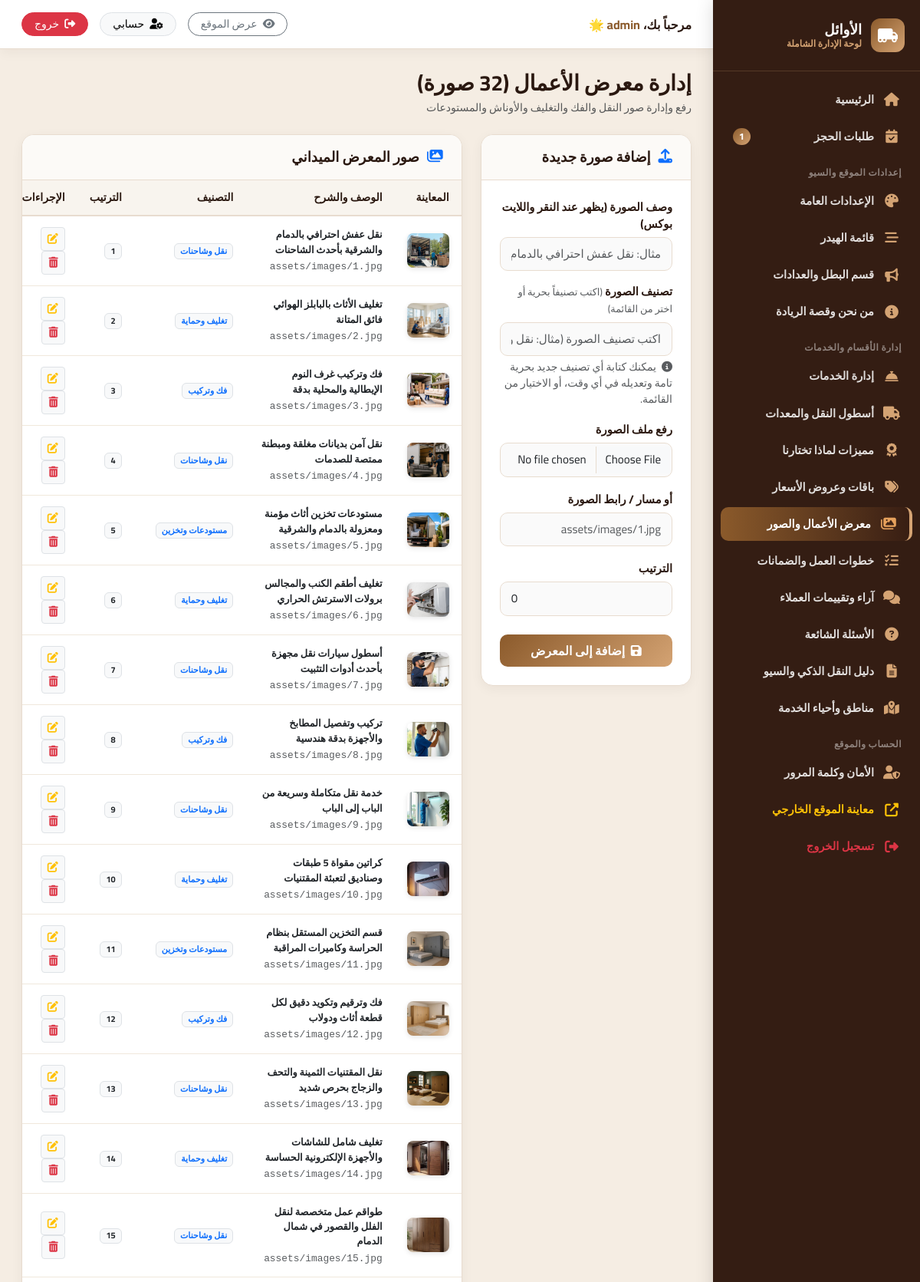
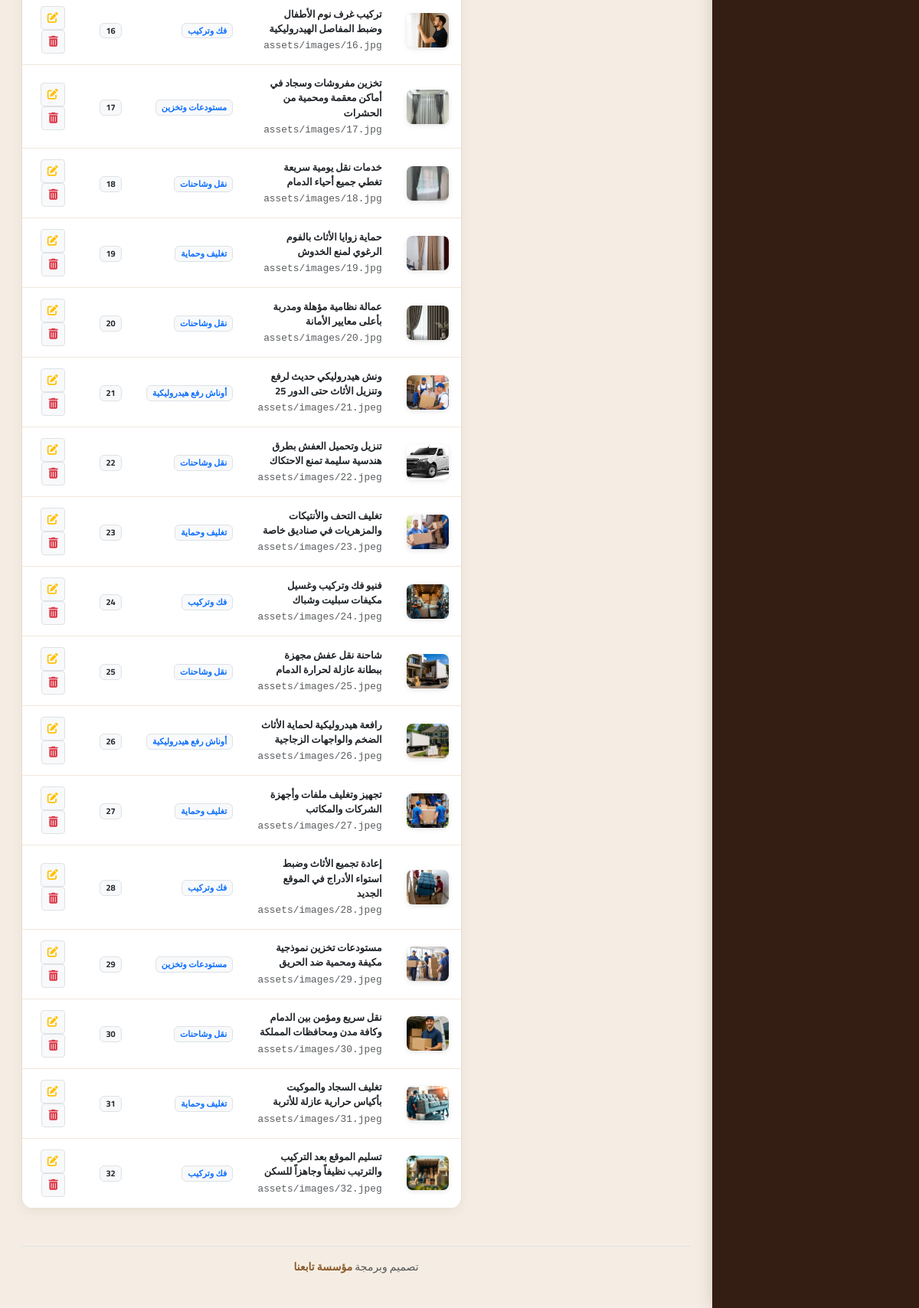
Screenshot of /admin/gallery.php (signed in) with the database file from the repository (2 pictures, top to bottom).
### tables this page shows
CREATE TABLE gallery (
  id INTEGER PRIMARY KEY AUTOINCREMENT,
  image TEXT NOT NULL,
  caption TEXT NOT NULL,
  category TEXT DEFAULT 'moving',
  sort_order INTEGER DEFAULT 0
);

### includes/functions.php (called while the page is built, shortened)
<?php
function get_all_settings() {
    return $GLOBALS['_cached_settings'];
}
function get_setting($key, $default = '') {
    $settings = get_all_settings();
    return isset($settings[$key]) && $settings[$key] !== '' ? $settings[$key] : $default;
}
function asset_url($path) {
    return SITE_URL . '/' . ltrim($path, '/');
}

### admin/gallery.php (the view, shortened to what this page needs)
<?php
require_once __DIR__ . '/includes/admin_header.php';
$edit_item = null;
$gallery_items = $pdo->query("SELECT * FROM gallery ORDER BY sort_order ASC, id ASC")->fetchAll();
?>
<div class="d-flex align-items-center justify-content-between mb-4">
  <div>
    <h3 class="fw-bold mb-1" style="color:var(--text-dark);">إدارة معرض الأعمال (<?= count($gallery_items) ?> صورة)</h3>
    <p class="text-muted small mb-0">رفع وإدارة صور النقل والفك والتغليف والأوناش والمستودعات</p>
  </div>
</div>
<div class="row g-4">
  <div class="col-lg-4">
    <div class="content-card">
      <div class="content-card-header">
        <h5>
          <i class="fas <?= $edit_item ? 'fa-edit text-warning' : 'fa-upload text-primary' ?>"></i>
          <?= $edit_item ? 'تعديل الصورة' : 'إضافة صورة جديدة' ?>
        </h5>
      </div>
      <div class="content-card-body">
        <form method="POST" action="gallery.php" enctype="multipart/form-data">
          <div class="mb-3">
            <label class="form-label">وصف الصورة (يظهر عند النقر واللايت بوكس)</label>
            <input type="text" name="caption" class="form-control" value="<?= htmlspecialchars($edit_item['caption'] ?? '') ?>" required placeholder="مثال: نقل عفش احترافي بالدمام والشرقية" />
          </div>
          <div class="mb-3">
            <label class="form-label fw-bold">تصنيف الصورة <small class="text-muted fw-normal">(اكتب تصنيفاً بحرية أو اختر من القائمة)</small></label>
            <input type="text" name="category" list="categoriesList" class="form-control" value="<?= htmlspecialchars($edit_item['category'] ?? '') ?>" required placeholder="اكتب تصنيف الصورة (مثال: نقل وشاحنات، تغليف، فك وتركيب...)" autocomplete="off" />
            <div class="form-text text-muted small"><i class="fas fa-info-circle me-1"></i> يمكنك كتابة أي تصنيف جديد بحرية تامة وتعديله في أي وقت، أو الاختيار من القائمة.</div>
          </div>
          <div class="mb-3">
            <label class="form-label">رفع ملف الصورة</label>
            <input type="file" name="gallery_file" class="form-control img-preview-input" data-preview-target="galleryPreview" accept="image/*" />
          </div>
          <div class="mb-3">
            <label class="form-label">أو مسار / رابط الصورة</label>
            <input type="text" name="image_url" class="form-control" value="<?= htmlspecialchars($edit_item['image'] ?? '') ?>" placeholder="assets/images/1.jpg" />
          </div>
          <div class="mb-4">
            <label class="form-label">الترتيب</label>
            <input type="number" name="sort_order" class="form-control" value="<?= htmlspecialchars($edit_item['sort_order'] ?? 0) ?>" />
          </div>
          <button type="submit" class="btn btn-admin-primary w-100">
            <i class="fas fa-save me-1"></i> <?= $edit_item ? 'حفظ التعديل' : 'إضافة إلى المعرض' ?>
          </button>
        </form>
      </div>
    </div>
  </div>
  <div class="col-lg-8">
    <div class="content-card">
      <div class="content-card-header">
        <h5><i class="fas fa-images text-primary"></i> صور المعرض الميداني</h5>
      </div>
      <div class="content-card-body p-0">
        <div class="table-responsive">
          <table class="table table-hover align-middle mb-0">
            <thead>
              <tr>
                <th width="70">المعاينة</th>
                <th>الوصف والشرح</th>
                <th>التصنيف</th>
                <th>الترتيب</th>
                <th width="120">الإجراءات</th>
              </tr>
            </thead>
            <tbody>
              <?php foreach ($gallery_items as $item): ?>
              <tr>
                <td>
                  <img src="<?= htmlspecialchars(asset_url($item['image'])) ?>" alt="" style="width:55px;height:45px;border-radius:8px;object-fit:cover;box-shadow:0 2px 6px rgba(0,0,0,0.1);" />
                </td>
                <td>
                  <strong class="d-block text-dark small"><?= htmlspecialchars($item['caption']) ?></strong>
                  <code class="text-muted small"><?= htmlspecialchars($item['image']) ?></code>
                </td>
                <td><span class="badge bg-light text-primary border fw-bold"><?= htmlspecialchars($item['category'] ?: 'عام') ?></span></td>
                <td><span class="badge bg-light text-dark border"><?= $item['sort_order'] ?></span></td>
                <td>
                  <a href="gallery.php?edit_id=<?= $item['id'] ?>" class="btn btn-sm btn-light border" title="تعديل">
                    <i class="fas fa-edit text-warning"></i>
                  </a>
                  <a href="gallery.php?delete_id=<?= $item['id'] ?>" class="btn btn-sm btn-light border confirm-delete" title="حذف">
                    <i class="fas fa-trash-alt text-danger"></i>
                  </a>
                </td>
              </tr>
              <?php endforeach; ?>
            </tbody>
          </table>
        </div>
      </div>
    </div>
  </div>
</div>
<?php require_once __DIR__ . '/includes/admin_footer.php'; ?>

### admin/includes/admin_header.php (shortened to what this page needs)
<?php
require_once __DIR__ . '/../../includes/functions.php';
$current_page = basename($_SERVER['PHP_SELF']);
try {
    $new_bookings_count = (int)$pdo->query("SELECT COUNT(*) FROM bookings WHERE status = 'new'")->fetchColumn();
} catch (Exception $e) {
    $new_bookings_count = 0;
}
$site_short_name = get_setting('site_short_name', 'الأوائل');
?>
<!DOCTYPE html>
<html lang="ar" dir="rtl">
<head>
  <link rel="stylesheet" href="https://cdn.jsdelivr.net/npm/bootstrap@5.3.2/dist/css/bootstrap.rtl.min.css">
  <link rel="stylesheet" href="https://cdnjs.cloudflare.com/ajax/libs/font-awesome/6.5.1/css/all.min.css">
  <link rel="stylesheet" href="/admin/assets/css/admin.css">
</head>
<body>
<div class="admin-wrapper">
  <aside class="admin-sidebar">
    <div class="sidebar-header">
      <div class="sidebar-brand-icon"><i class="fas fa-truck-moving"></i></div>
      <div class="sidebar-brand-title">
        <?= htmlspecialchars($site_short_name) ?>
        <small>لوحة الإدارة الشاملة</small>
      </div>
    </div>
    <ul class="sidebar-menu">
      <li>
        <a href="index.php" class="sidebar-link <?= $current_page == 'index.php' ? 'active' : '' ?>">
          <i class="fas fa-home"></i> الرئيسية
        </a>
      </li>
      <li>
        <a href="bookings.php" class="sidebar-link <?= $current_page == 'bookings.php' ? 'active' : '' ?>">
          <i class="fas fa-calendar-check"></i> طلبات الحجز
          <?php if ($new_bookings_count > 0): ?>
            <span class="sidebar-badge"><?= $new_bookings_count ?></span>
          <?php endif; ?>
        </a>
      </li>
      <li class="sidebar-menu-header">إعدادات الموقع والسيو</li>
      <li>
        <a href="settings.php" class="sidebar-link <?= $current_page == 'settings.php' ? 'active' : '' ?>">
          <i class="fas fa-palette"></i> الإعدادات العامة
        </a>
      </li>
      <li>
        <a href="nav.php" class="sidebar-link <?= $current_page == 'nav.php' ? 'active' : '' ?>">
          <i class="fas fa-bars-staggered"></i> قائمة الهيدر
        </a>
      </li>
      <li>
        <a href="hero.php" class="sidebar-link <?= $current_page == 'hero.php' ? 'active' : '' ?>">
          <i class="fas fa-bullhorn"></i> قسم البطل والعدادات
        </a>
      </li>
      <li>
        <a href="about.php" class="sidebar-link <?= $current_page == 'about.php' ? 'active' : '' ?>">
          <i class="fas fa-info-circle"></i> من نحن وقصة الريادة
        </a>
      </li>
      <li class="sidebar-menu-header">إدارة الأقسام والخدمات</li>
      <li>
        <a href="services.php" class="sidebar-link <?= $current_page == 'services.php' ? 'active' : '' ?>">
          <i class="fas fa-concierge-bell"></i> إدارة الخدمات
        </a>
      </li>
      <li>
        <a href="fleet.php" class="sidebar-link <?= $current_page == 'fleet.php' ? 'active' : '' ?>">
          <i class="fas fa-truck"></i> أسطول النقل والمعدات
        </a>
      </li>
      <li>
        <a href="whyus.php" class="sidebar-link <?= $current_page == 'whyus.php' ? 'active' : '' ?>">
          <i class="fas fa-award"></i> مميزات لماذا تختارنا
        </a>
      </li>
      <li>
        <a href="packages.php" class="sidebar-link <?= $current_page == 'packages.php' ? 'active' : '' ?>">
          <i class="fas fa-tags"></i> باقات وعروض الأسعار
        </a>
      </li>
      <li>
        <a href="gallery.php" class="sidebar-link <?= $current_page == 'gallery.php' ? 'active' : '' ?>">
          <i class="fas fa-images"></i> معرض الأعمال والصور
        </a>
      </li>
      <li>
        <a href="process_guarantees.php" class="sidebar-link <?= $current_page == 'process_guarantees.php' ? 'active' : '' ?>">
          <i class="fas fa-tasks"></i> خطوات العمل والضمانات
        </a>
      </li>
      <li>
        <a href="testimonials.php" class="sidebar-link <?= $current_page == 'testimonials.php' ? 'active' : '' ?>">
          <i class="fas fa-comments"></i> آراء وتقييمات العملاء
        </a>
      </li>
      <li>
        <a href="faqs.php" class="sidebar-link <?= $current_page == 'faqs.php' ? 'active' : '' ?>">
          <i class="fas fa-question-circle"></i> الأسئلة الشائعة
        </a>
      </li>
      <li>
        <a href="seo_guide.php" class="sidebar-link <?= $current_page == 'seo_guide.php' ? 'active' : '' ?>">
          <i class="fas fa-file-alt"></i> دليل النقل الذكي والسيو
        </a>
      </li>
      <li>
        <a href="areas.php" class="sidebar-link <?= $current_page == 'areas.php' ? 'active' : '' ?>">
          <i class="fas fa-map-marked-alt"></i> مناطق وأحياء الخدمة
        </a>
      </li>
      <li class="sidebar-menu-header">الحساب والموقع</li>
      <li>
        <a href="profile.php" class="sidebar-link <?= $current_page == 'profile.php' ? 'active' : '' ?>">
          <i class="fas fa-user-shield"></i> الأمان وكلمة المرور
        </a>
      </li>
      <li>
        <a href="../index.php" target="_blank" class="sidebar-link text-warning">
          <i class="fas fa-external-link-alt text-warning"></i> معاينة الموقع الخارجي
        </a>
      </li>
      <li>
        <a href="logout.php" class="sidebar-link text-danger">
          <i class="fas fa-sign-out-alt text-danger"></i> تسجيل الخروج
        </a>
      </li>
    </ul>
  </aside>
  <div class="admin-main">
    <header class="admin-topbar">
      <div class="fw-bold d-none d-md-block" style="color:var(--text-dark);">
        مرحباً بك، <span style="color:var(--primary);"><?= htmlspecialchars($_SESSION['admin_username'] ?? 'المدير') ?></span> 🌟
      </div>
      <div class="topbar-user">
        <a href="../index.php" target="_blank" class="btn btn-sm btn-outline-secondary rounded-pill px-3">
          <i class="fas fa-eye me-1"></i> عرض الموقع
        </a>
        <a href="profile.php" class="btn btn-sm btn-light rounded-pill px-3 border">
          <i class="fas fa-user-cog me-1"></i> حسابي
        </a>
        <a href="logout.php" class="btn btn-sm btn-danger rounded-pill px-3">
          <i class="fas fa-sign-out-alt me-1"></i> خروج
        </a>
      </div>
    </header>
    <main class="admin-content">

### admin/includes/admin_footer.php (shortened to what this page needs)
      <footer class="text-center py-3 text-muted small mt-4 border-top">
        تصميم وبرمجة <a href="https://tab3na.com" target="_blank" rel="noopener" class="text-decoration-none fw-bold" style="color:var(--sidebar-active, #8B5A2B);">مؤسسة تابعنا</a>
      </footer>
    </main>
  </div>
</div>
</body>
</html>

### admin/assets/css/admin.css (style rules this page uses)
:root { --sidebar-bg: #23120B; --sidebar-hover: #381E13; --sidebar-active: #8B5A2B; --primary: #8B5A2B; --primary-hover: #6B421E; --accent: #D4A373; --accent-bright: #E6A15C; --body-bg: #F5EDE3; --card-bg: #FFFFFF; --text-dark: #2A1810; --text-muted: #73645A; --border-color: #E8DCCF; --radius-lg: 16px; --radius-md: 10px; --shadow-sm: 0 4px 15px rgba(42,24,16,0.05); --shadow-md: 0 8px 25px rgba(42,24,16,0.08); }
body { font-family: 'Cairo', sans-serif; background-color: var(--body-bg); color: var(--text-dark); margin: 0; padding: 0; overflow-x: hidden; }
.admin-wrapper { display: flex; min-height: 100vh; }
.admin-sidebar { width: 270px; background: var(--sidebar-bg); color: #FFFFFF; flex-shrink: 0; display: flex; flex-direction: column; transition: all 0.3s ease; z-index: 1000; box-shadow: 4px 0 25px rgba(0,0,0,0.2); }
.sidebar-header { padding: 24px 20px; border-bottom: 1px solid rgba(212,163,115,0.2); display: flex; align-items: center; gap: 12px; }
.sidebar-brand-icon { width: 44px; height: 44px; background: linear-gradient(135deg, var(--primary), var(--accent-bright)); border-radius: 12px; display: flex; align-items: center; justify-content: center; font-size: 1.3rem; color: white; }
.sidebar-brand-title { font-size: 1.15rem; font-weight: 800; line-height: 1.2; }
.sidebar-brand-title small { display: block; font-size: 0.75rem; color: var(--accent); font-weight: 600; }
.sidebar-menu { list-style: none; padding: 15px 10px; margin: 0; flex-grow: 1; overflow-y: auto; }
.sidebar-menu-header { font-size: 0.75rem; text-transform: uppercase; color: rgba(255,255,255,0.45); padding: 12px 14px 6px; font-weight: 800; letter-spacing: 0.5px; }
.sidebar-link { display: flex; align-items: center; gap: 12px; padding: 11px 16px; color: rgba(255,255,255,0.85); text-decoration: none; border-radius: var(--radius-md); margin-bottom: 4px; font-weight: 600; font-size: 0.92rem; transition: all 0.25s ease; }
.sidebar-link i { font-size: 1.1rem; width: 22px; text-align: center; color: var(--accent); transition: color 0.25s ease; }
.sidebar-link.active { background: linear-gradient(90deg, var(--primary), var(--sidebar-hover)); color: #FFFFFF; font-weight: 800; border-right: 4px solid var(--accent-bright); }
.sidebar-link.active i { color: var(--accent-bright); }
.sidebar-badge { margin-right: auto; margin-left: 0; background: #E63946; color: white; padding: 2px 8px; border-radius: 50px; font-size: 0.75rem; font-weight: 800; }
.admin-main { flex-grow: 1; display: flex; flex-direction: column; min-width: 0; }
.admin-topbar { background: #FFFFFF; padding: 16px 28px; display: flex; align-items: center; justify-content: space-between; border-bottom: 1px solid var(--border-color); box-shadow: var(--shadow-sm); }
.topbar-user { display: flex; align-items: center; gap: 15px; }
.admin-content { padding: 28px; flex-grow: 1; }
.content-card { background: #FFFFFF; border-radius: var(--radius-lg); border: 1px solid var(--border-color); box-shadow: var(--shadow-sm); margin-bottom: 24px; overflow: hidden; }
.content-card-header { padding: 18px 24px; border-bottom: 1px solid var(--border-color); display: flex; align-items: center; justify-content: space-between; background: #FCFAF7; }
.content-card-header h5 { margin: 0; font-weight: 800; font-size: 1.15rem; color: var(--text-dark); display: flex; align-items: center; gap: 10px; }
.content-card-body { padding: 24px; }
.btn-admin-primary { background: linear-gradient(135deg, var(--primary), var(--primary-hover)); color: white; border: none; font-weight: 700; border-radius: var(--radius-md); padding: 9px 20px; transition: all 0.25s ease; }
.form-label { font-weight: 700; font-size: 0.92rem; color: var(--text-dark); margin-bottom: 6px; }
.form-control, .form-select { border: 1.5px solid var(--border-color); border-radius: var(--radius-md); padding: 10px 14px; font-family: 'Cairo', sans-serif; font-size: 0.94rem; background-color: #FAFAFA; transition: border-color 0.25s, box-shadow 0.25s; }
.table { margin-bottom: 0; vertical-align: middle; }
.table thead th { background-color: #F8F4EE; font-weight: 800; font-size: 0.88rem; color: var(--text-dark); border-bottom: 2px solid var(--border-color); padding: 12px 16px; }
.table tbody td { padding: 14px 16px; font-size: 0.92rem; border-bottom: 1px solid #F0E8DC; }

### rows the page displays
gallery: image (picture), caption "نقل عفش احترافي بالدمام والشرقية بأحدث الشاحنات", image "assets/images/1.jpg", category "نقل وشاحنات", sort_order "1"
gallery: image (picture), caption "تغليف الأثاث بالبابلز الهوائي فائق المتانة", image "assets/images/2.jpg", category "تغليف وحماية", sort_order "2"
gallery: image (picture), caption "فك وتركيب غرف النوم الإيطالية والمحلية بدقة", image "assets/images/3.jpg", category "فك وتركيب", sort_order "3"
gallery: image (picture), caption "نقل آمن بديانات مغلقة ومبطنة ممتصة للصدمات", image "assets/images/4.jpg", category "نقل وشاحنات", sort_order "4"
gallery: image (picture), caption "مستودعات تخزين أثاث مؤمنة ومعزولة بالدمام والشرقية", image "assets/images/5.jpg", category "مستودعات وتخزين", sort_order "5"
gallery: image (picture), caption "تغليف أطقم الكنب والمجالس برولات الاسترتش الحراري", image "assets/images/6.jpg", category "تغليف وحماية", sort_order "6"
gallery: image (picture), caption "أسطول سيارات نقل مجهزة بأحدث أدوات التثبيت", image "assets/images/7.jpg", category "نقل وشاحنات", sort_order "7"
gallery: image (picture), caption "تركيب وتفصيل المطابخ والأجهزة بدقة هندسية", image "assets/images/8.jpg", category "فك وتركيب", sort_order "8"
gallery: image (picture), caption "خدمة نقل متكاملة وسريعة من الباب إلى الباب", image "assets/images/9.jpg", category "نقل وشاحنات", sort_order "9"
gallery: image (picture), caption "كراتين مقواة 5 طبقات وصناديق لتعبئة المقتنيات", image "assets/images/10.jpg", category "تغليف وحماية", sort_order "10"
gallery: image (picture), caption "قسم التخزين المستقل بنظام الحراسة وكاميرات المراقبة", image "assets/images/11.jpg", category "مستودعات وتخزين", sort_order "11"
gallery: image (picture), caption "فك وترقيم وتكويد دقيق لكل قطعة أثاث ودولاب", image "assets/images/12.jpg", category "فك وتركيب", sort_order "12"
gallery: image (picture), caption "نقل المقتنيات الثمينة والتحف والزجاج بحرص شديد", image "assets/images/13.jpg", category "نقل وشاحنات", sort_order "13"
gallery: image (picture), caption "تغليف شامل للشاشات والأجهزة الإلكترونية الحساسة", image "assets/images/14.jpg", category "تغليف وحماية", sort_order "14"
gallery: image (picture), caption "طواقم عمل متخصصة لنقل الفلل والقصور في شمال الدمام", image "assets/images/15.jpg", category "نقل وشاحنات", sort_order "15"
gallery: image (picture), caption "تركيب غرف نوم الأطفال وضبط المفاصل الهيدروليكية", image "assets/images/16.jpg", category "فك وتركيب", sort_order "16"
gallery: image (picture), caption "تخزين مفروشات وسجاد في أماكن معقمة ومحمية من الحشرات", image "assets/images/17.jpg", category "مستودعات وتخزين", sort_order "17"
gallery: image (picture), caption "خدمات نقل يومية سريعة تغطي جميع أحياء الدمام", image "assets/images/18.jpg", category "نقل وشاحنات", sort_order "18"
gallery: image (picture), caption "حماية زوايا الأثاث بالفوم الرغوي لمنع الخدوش", image "assets/images/19.jpg", category "تغليف وحماية", sort_order "19"
gallery: image (picture), caption "عمالة نظامية مؤهلة ومدربة بأعلى معايير الأمانة", image "assets/images/20.jpg", category "نقل وشاحنات", sort_order "20"
gallery: image (picture), caption "ونش هيدروليكي حديث لرفع وتنزيل الأثاث حتى الدور 25", image "assets/images/21.jpeg", category "أوناش رفع هيدروليكية", sort_order "21"
gallery: image (picture), caption "تنزيل وتحميل العفش بطرق هندسية سليمة تمنع الاحتكاك", image "assets/images/22.jpeg", category "نقل وشاحنات", sort_order "22"
gallery: image (picture), caption "تغليف التحف والأنتيكات والمزهريات في صناديق خاصة", image "assets/images/23.jpeg", category "تغليف وحماية", sort_order "23"
gallery: image (picture), caption "فنيو فك وتركيب وغسيل مكيفات سبليت وشباك", image "assets/images/24.jpeg", category "فك وتركيب", sort_order "24"
gallery: image (picture), caption "شاحنة نقل عفش مجهزة ببطانة عازلة لحرارة الدمام", image "assets/images/25.jpeg", category "نقل وشاحنات", sort_order "25"
gallery: image (picture), caption "رافعة هيدروليكية لحماية الأثاث الضخم والواجهات الزجاجية", image "assets/images/26.jpeg", category "أوناش رفع هيدروليكية", sort_order "26"
gallery: image (picture), caption "تجهيز وتغليف ملفات وأجهزة الشركات والمكاتب", image "assets/images/27.jpeg", category "تغليف وحماية", sort_order "27"
gallery: image (picture), caption "إعادة تجميع الأثاث وضبط استواء الأدراج في الموقع الجديد", image "assets/images/28.jpeg", category "فك وتركيب", sort_order "28"
gallery: image (picture), caption "مستودعات تخزين نموذجية مكيفة ومحمية ضد الحريق", image "assets/images/29.jpeg", category "مستودعات وتخزين", sort_order "29"
gallery: image (picture), caption "نقل سريع ومؤمن بين الدمام وكافة مدن ومحافظات المملكة", image "assets/images/30.jpeg", category "نقل وشاحنات", sort_order "30"
gallery: image (picture), caption "تغليف السجاد والموكيت بأكياس حرارية عازلة للأتربة", image "assets/images/31.jpeg", category "تغليف وحماية", sort_order "31"
gallery: image (picture), caption "تسليم الموقع بعد التركيب والترتيب نظيفاً وجاهزاً للسكن", image "assets/images/32.jpeg", category "فك وتركيب", sort_order "32"

### other values shown
$site_short_name "الأوائل"
$new_bookings_count "1"
$_SESSION['admin_username'] "admin"
count($gallery_items) "32"
